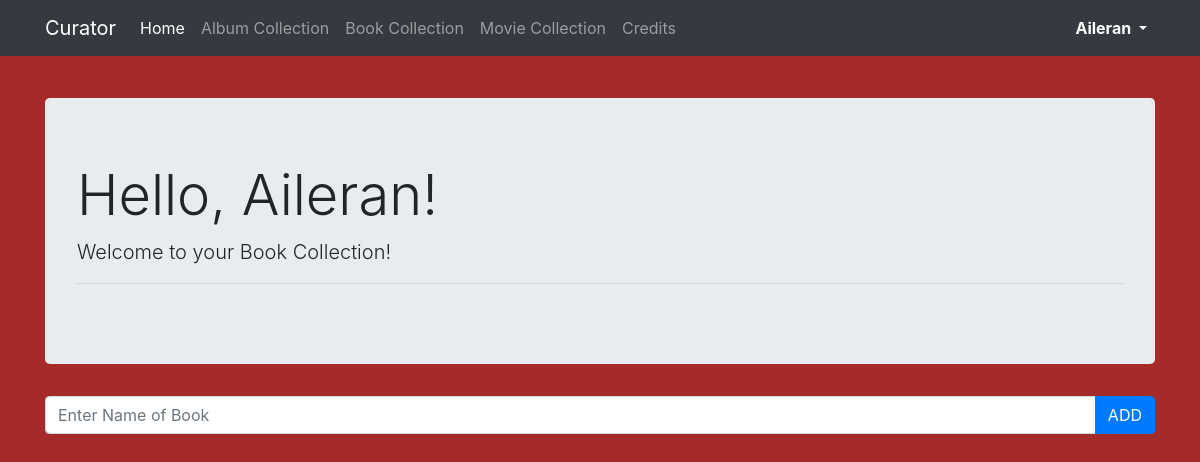
The app's page /library/book/ (signed in), older data.
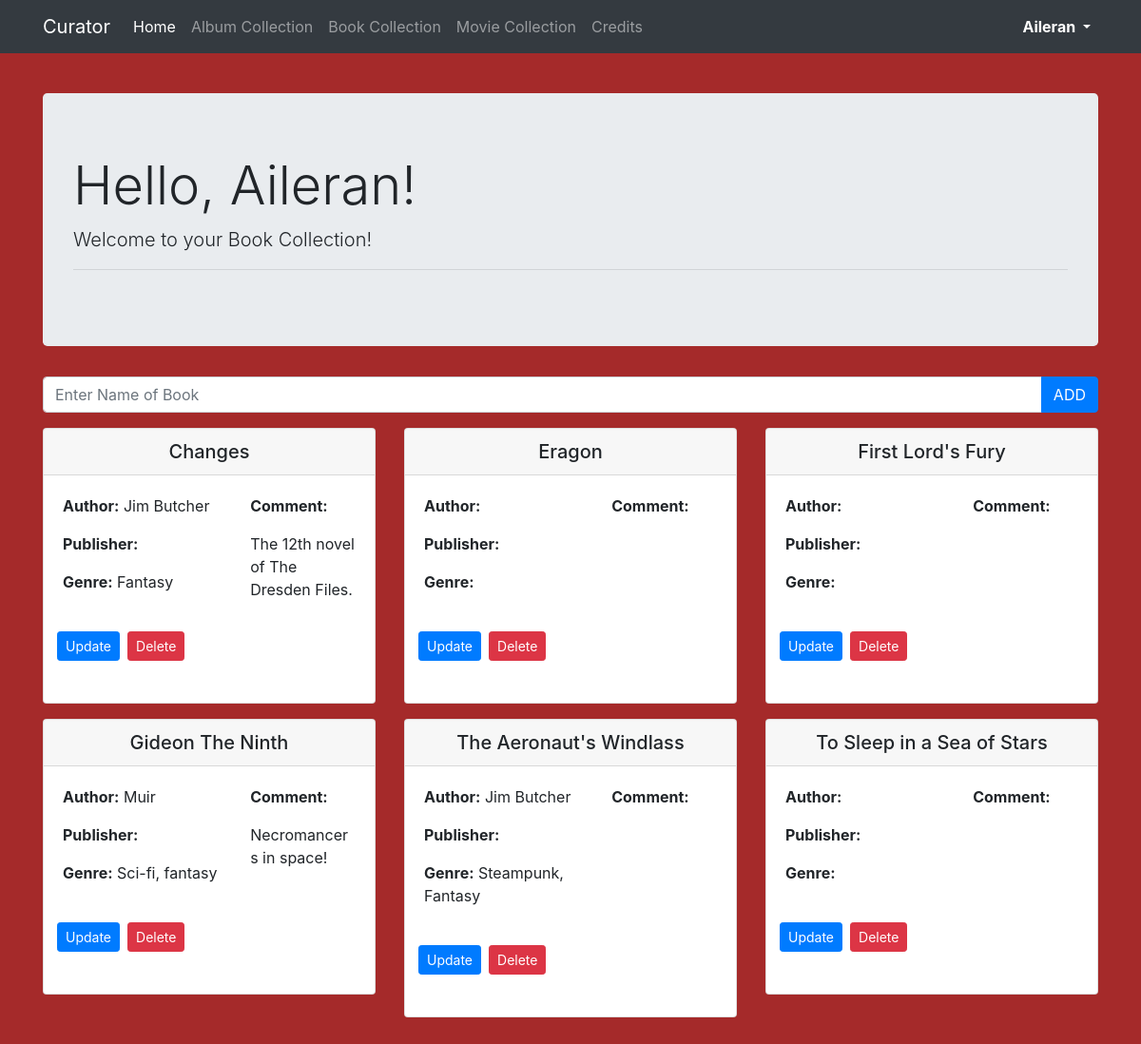
The same page, newer data.
### library/models.py (models this page shows, shortened)
class Book(models.Model):
    title = models.CharField(max_length=60)
    author = models.CharField(max_length=60, blank=True)
    publisher = models.CharField(max_length=60, blank=True)
    genre = models.CharField(max_length=60, blank=True)
    date_added = models.DateField(auto_now_add=True)
    comment = models.TextField(blank=True)
    owner = models.CharField(max_length=150, blank=True)

### library/views.py (the view)
# urls.py: path('book/', views.book, name='book'),
def book(request):
    user = User.objects.get(username=request.user.username)
    user_books = Book.objects.filter(owner=user).order_by('title')
    return render(request, 'library/book_collection.html', {"Books": user_books})

### templates/library/book_collection.html (shortened to what this page needs)
{% extends 'library/base.html' %}
{% block body %}
    <div class="jumbotron">
        <h1 class="display-4 text-capitalize">Hello, {{user.username}}!</h1>
        <p class="lead">Welcome to your Book Collection!</p>
        <hr>
    </div>
    <div>
        <form action="{%  url 'add_book' %}" method="post">
            <div class="input-group mb-3">
                <input type="text" class="form-control" placeholder="Enter Name of Book" name="title" required aria-label="title">
                <div class="input-group-append">
                    <button id="Play_Button" class="btn btn-primary" type="submit">ADD</button>
                </div>
            </div>
        </form>
    </div>
    <div class="row justify-content-left">
        {% for Book in Books %}
            <div class="col-md-6 col-xl-4 mb-3">
                <div class="card">
                    <h5 class="card-header text-center">{{Book.title}}</h5>
                    <div class="row card-body">
                        <div class="col-md-7 mb-3">
                            <p class="card-text"><b>Author:</b> {{Book.author}}</p>
                            <p class="card-text"><b>Publisher:</b> {{Book.publisher}}</p>
                            <p class="card-text"><b>Genre:</b> {{Book.genre}}</p>
                        </div>
                        <div class="col-md-5">
                            <p><b>Comment:</b></p>
                            <p class="card-text"> {{Book.comment}}</p>
                        </div>
                        <div class="row card-body">
                            <a class="btn btn-primary btn-sm m-1" href="{% url 'update_book' Book.id %}"> Update</a>
                            <a class="btn btn-danger btn-sm m-1" href="{% url 'delete_book' Book.id %}"> Delete</a>
                        </div>
                    </div>
                </div>
            </div>
        {% endfor %}
    </div>
{% endblock %}

### templates/library/base.html (shortened to what this page needs)
{% load static %}
<!Doctype html>
<html lang="en">
<head>
    <link rel="stylesheet" href="https://cdn.jsdelivr.net/npm/bootstrap@4.5.3/dist/css/bootstrap.min.css">
    <link rel="stylesheet" href="https://cdnjs.cloudflare.com/ajax/libs/font-awesome/5.15.1/css/all.min.css">
    <link rel="stylesheet" href="{% static 'css/styles.css'%}">
</head>
<body>
<nav class="navbar navbar-expand-lg navbar-dark bg-dark fixed-top">
    <div class="container">
        <a class="navbar-brand" href="#">Curator</a>
        {% if user.is_authenticated %}
            <div class="collapse navbar-collapse" id="navbarSupportedContent">
                <ul class="navbar-nav mr-auto">
                    <li class="nav-item active">
                        <a class="nav-link" href="{% url 'index' %}">Home <span class="sr-only">(current)</span></a>
                    </li>
                    <li class="nav-item">
                        <a class="nav-link" href="{% url 'album' %}">Album Collection</a>
                    </li>
                    <li class="nav-item">
                        <a class="nav-link" href="{% url 'book' %}">Book Collection</a>
                    </li>
                    <li class="nav-item">
                        <a class="nav-link" href="{% url 'movie' %}">Movie Collection</a>
                    </li>
                    <li class="nav-item">
                        <a class="nav-link" href="{% url 'credits' %}"> Credits</a>
                    </li>
                </ul>
                <ul class="navbar-nav">
                    <li class="nav-item dropdown">
                        <a class="nav-link dropdown-toggle text-capitalize font-weight-bold active" href="#" id="navbarDropdown" role="button" data-toggle="dropdown" aria-haspopup="true" aria-expanded="false">
                            {{  user.username}}
                        </a>
                    </li>
                </ul>
            </div>
        {% else %}
            <a class="btn btn-light mr-2" href={% url 'login' %}>Login</a>
            <a class="btn btn-light" href={% url 'register' %}>Register</a>
        {% endif %}
    </div>
</nav>
<div class="container my-5">
    {% block body %}
    {% endblock %}
</div>
</body>
</html>

### static/css/styles.css (style rules this page uses)
body { background-color: brown; padding-top: 50px; }

Row changes from the older to the newer data that the page shows:
added Book: title "Changes", author "Jim Butcher", genre "Fantasy", comment "The 12th novel of The Dresden Files."
added Book: title "Eragon"
added Book: title "First Lord's Fury"
added Book: title "Gideon The Ninth", author "Muir", genre "Sci-fi, fantasy", comment "Necromancers in space!"
added Book: title "The Aeronaut's Windlass", author "Jim Butcher", genre "Steampunk, Fantasy"
added Book: title "To Sleep in a Sea of Stars"
